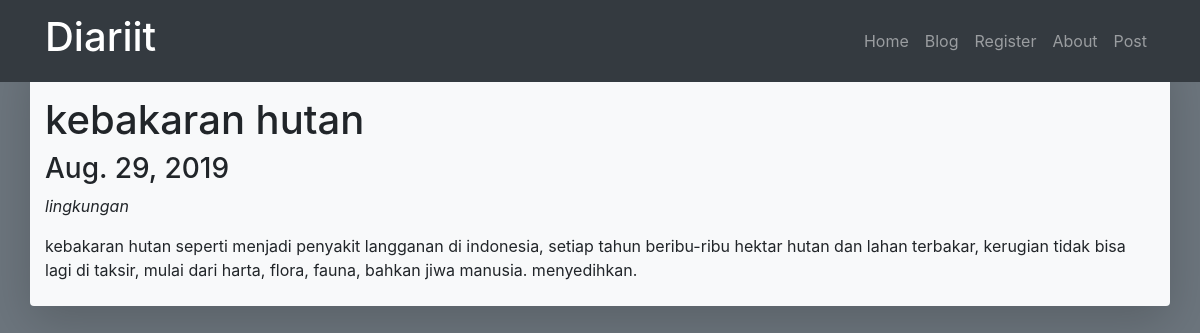
The app's page /blog/post/kebakaran-hutan with its own data.
### blog/models.py (models this page shows, shortened)
class Post(models.Model):
    judul = models.CharField(
        max_length=200,
        validators=[
            clean_judul,
        ],
    )
    body = models.TextField()
    category = models.CharField(
        max_length=100,
        default='no-category',
        choices=(
            ('Blog','blog'),
            ('No-Category','no-category'),
            ('Jurnal','jurnal'),
            ('Berita','berita'),
        )
    )
    publish = models.DateField(auto_now_add=True)
    update = models.DateField(auto_now=True)
    slug = models.SlugField()

### blog/views.py (the view)
# urls.py: re_path(r'^post/(?P<slugInput>[\w-]+)', views.lihatPost, name='tampilPost'),
def lihatPost(request, slugInput):
    tampilPost = Post.objects.get(slug=slugInput)
    context= {
        'tampilkan':tampilPost,
    }
    return render(request, 'blog/lihatPost.html', context)

### blog/templates/blog/lihatPost.html (shortened to what this page needs)
{% extends 'base.html' %}
{% load static %}
{% block judulPage %}
    <h1>{{tampilkan.judul}}</h1>
    <h3>{{tampilkan.update}}</h3>
    <p><i>{{tampilkan.category}}</i></p>
{% endblock judulPage %}
{% block konten %}
    <p>{{tampilkan.body}}</p>
{% endblock konten %}

### records on screen
Post: judul "kebakaran hutan", update "Aug. 29, 2019", category "lingkungan", body "kebakaran hutan seperti menjadi penyakit langganan di indonesia, setiap tahun beribu-ribu hektar hutan dan lahan terbakar, kerugian tidak bisa lagi di taksir, mulai dari harta, flora, fauna, bahkan jiwa manusia. menyedihkan."
